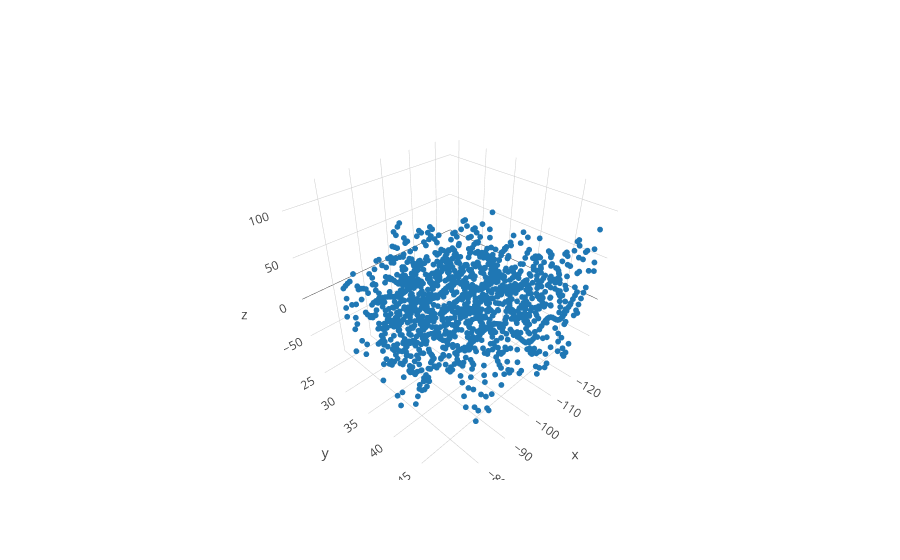

The notebook cell this image was saved under:
### Code cell
iplot([go.Scatter3d(x = X_grid_fec[obs_idx_fec,1], y = X_grid_fec[obs_idx_fec,0], z=inf_svi.predict()[obs_idx_fec], mode = 'markers', marker=dict(size = 2,), name = 'SVI posterior mean')])

### Figure 1 — Plotly figure (JSON) as saved in the notebook; plotly's stock layout.template omitted (floating-point values rounded to 4 significant figures; data arrays with more than 128 entries replaced by an {"elided": "..."} marker saying what was removed)
{"data": [{"marker": {"size": 2}, "mode": "markers", "name": "SVI posterior mean", "type": "scatter3d", "x": {"elided": "1341 float values"}, "y": {"elided": "1341 float values"}, "z": {"elided": "1341 float values"}}], "layout": {}}
